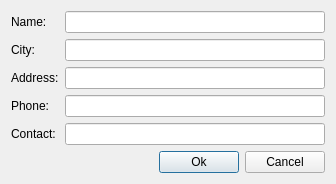
<?xml version="1.0" encoding="UTF-8"?>
<ui version="4.0">
 <class>EditAgent</class>
 <widget class="QDialog" name="EditAgent">
  <property name="geometry">
   <rect>
    <x>0</x>
    <y>0</y>
    <width>336</width>
    <height>171</height>
   </rect>
  </property>
  <property name="windowTitle">
   <string>Dialog</string>
  </property>
  <layout class="QVBoxLayout" name="verticalLayout">
   <item>
    <layout class="QFormLayout" name="formLayout">
     <item row="0" column="0">
      <widget class="QLabel" name="label">
       <property name="text">
        <string>Name:</string>
       </property>
      </widget>
     </item>
     <item row="1" column="0">
      <widget class="QLabel" name="label_2">
       <property name="text">
        <string>City:</string>
       </property>
      </widget>
     </item>
     <item row="2" column="0">
      <widget class="QLabel" name="label_3">
       <property name="text">
        <string>Address:</string>
       </property>
      </widget>
     </item>
     <item row="3" column="0">
      <widget class="QLabel" name="label_4">
       <property name="text">
        <string>Phone:</string>
       </property>
      </widget>
     </item>
     <item row="4" column="0">
      <widget class="QLabel" name="label_5">
       <property name="text">
        <string>Contact:</string>
       </property>
      </widget>
     </item>
     <item row="0" column="1">
      <widget class="QLineEdit" name="nameEdit"/>
     </item>
     <item row="1" column="1">
      <widget class="QLineEdit" name="cityEdit"/>
     </item>
     <item row="2" column="1">
      <widget class="QLineEdit" name="addrEdit"/>
     </item>
     <item row="3" column="1">
      <widget class="QLineEdit" name="phoneEdit"/>
     </item>
     <item row="4" column="1">
      <widget class="QLineEdit" name="contactEdit"/>
     </item>
    </layout>
   </item>
   <item>
    <layout class="QHBoxLayout" name="horizontalLayout">
     <item>
      <spacer name="horizontalSpacer">
       <property name="orientation">
        <enum>Qt::Horizontal</enum>
       </property>
       <property name="sizeHint" stdset="0">
        <size>
         <width>40</width>
         <height>20</height>
        </size>
       </property>
      </spacer>
     </item>
     <item>
      <widget class="OkPushButton" name="okButton">
       <property name="text">
        <string>Ok</string>
       </property>
      </widget>
     </item>
     <item>
      <widget class="CancelPushButton" name="cancelButton">
       <property name="text">
        <string>Cancel</string>
       </property>
      </widget>
     </item>
    </layout>
   </item>
  </layout>
 </widget>
 <customwidgets>
  <customwidget>
   <class>OkPushButton</class>
   <extends>QPushButton</extends>
   <header location="global">widgets/okpushbutton.h</header>
  </customwidget>
  <customwidget>
   <class>CancelPushButton</class>
   <extends>QPushButton</extends>
   <header location="global">widgets/cancelpushbutton.h</header>
  </customwidget>
 </customwidgets>
 <resources/>
 <connections>
  <connection>
   <sender>okButton</sender>
   <signal>clicked()</signal>
   <receiver>EditAgent</receiver>
   <slot>accept()</slot>
   <hints>
    <hint type="sourcelabel">
     <x>234</x>
     <y>152</y>
    </hint>
    <hint type="destinationlabel">
     <x>112</x>
     <y>150</y>
    </hint>
   </hints>
  </connection>
  <connection>
   <sender>cancelButton</sender>
   <signal>clicked()</signal>
   <receiver>EditAgent</receiver>
   <slot>reject()</slot>
   <hints>
    <hint type="sourcelabel">
     <x>297</x>
     <y>156</y>
    </hint>
    <hint type="destinationlabel">
     <x>146</x>
     <y>154</y>
    </hint>
   </hints>
  </connection>
 </connections>
</ui>
